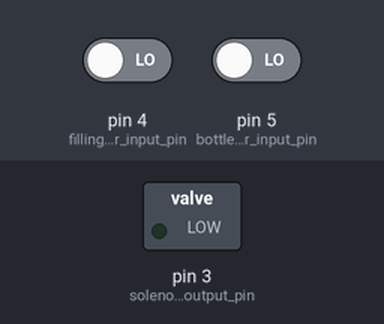
Bench run of a program on a simulated Arduino Uno, built with avr-gcc and run on an emulated ATmega328P. On the bench: switched loads named in the program (green lamp = pin HIGH). The inputs (shaded band) are chosen by the test bench; at power-on: pin 5 (bottle_sensor_input_pin) LOW, pin 4 (filling_level_sensor_input_pin) LOW.

Above: at 1.2 s.
1.3 s: pin 5 (bottle_sensor_input_pin) driven HIGH
At 3.0 s:
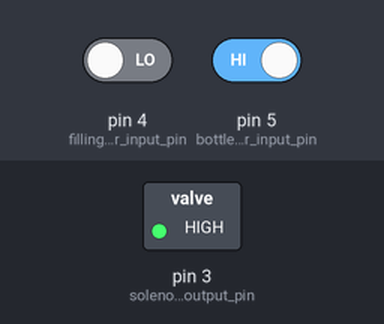
3.8 s: pin 4 (filling_level_sensor_input_pin) driven HIGH
At 4.1 s:
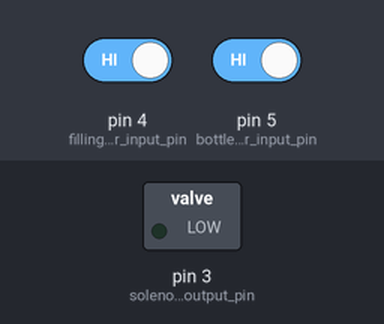
Timing chart, 0 to 6.8 s (numbered marks = the images above; inputs shaded):
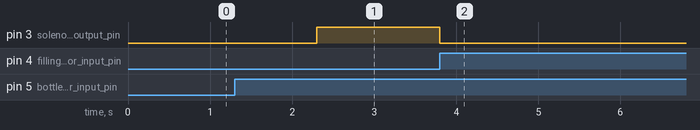

Measured:
- after the input at 1.3 s, pin 3 (solenoid_value_output_pin): LOW → HIGH after 1.0 s
- after the input at 3.8 s, pin 3 (solenoid_value_output_pin): HIGH → LOW at once

The program:

main.cpp
```cpp
#include <Arduino.h>
#include <state.h>
#include <state_machine.h>
#include "digital_io_pins.h"

state state;
state_machine state_machine;
digital_io_pins digital_io_pins;

void setup() {
    state = IDLE;
    digital_io_pins.initialize_output_pin_to_low(digital_io_pins.solenoid_value_output_pin);
    digital_io_pins.initialize_input_pin_to_low(digital_io_pins.filling_level_sensor_input_pin);
    digital_io_pins.initialize_input_pin_to_low(digital_io_pins.bottle_sensor_input_pin);
}

void loop() {
    state = state_machine.run(state);
}
```

state.h
```cpp
#ifndef FILLING_MACHINE_STATE_H
#define FILLING_MACHINE_STATE_H


enum state {
    IDLE,
    FILLING,
    FILLED
};


#endif
```

state_machine.cpp
```cpp
#include <Arduino.h>
#include "state_machine.h"

state state_machine::run(state state) {
    switch (state) {
        case IDLE:
            if (digitalRead(digital_io_pins::bottle_sensor_input_pin) == HIGH &&
                digitalRead(digital_io_pins::filling_level_sensor_input_pin) == HIGH)
            {
                return FILLED;
            }
            if (digitalRead(digital_io_pins::bottle_sensor_input_pin) == HIGH)
            {
                delay(1000);
                return FILLING;
            }
            return IDLE;
        case FILLING:
            digitalWrite(digital_io_pins::solenoid_value_output_pin, HIGH);
            if (digitalRead(digital_io_pins::filling_level_sensor_input_pin) == HIGH)
            {
                return FILLED;
            }
            if (digitalRead(digital_io_pins::bottle_sensor_input_pin) == LOW)
            {
                return IDLE;
            }
            return FILLING;
        case FILLED:
            digitalWrite(digital_io_pins::solenoid_value_output_pin, LOW);
            if (digitalRead(digital_io_pins::bottle_sensor_input_pin) == LOW &&
                digitalRead(digital_io_pins::filling_level_sensor_input_pin) == LOW)
            {
                delay(1000);
                return IDLE;
            }
            return FILLED;
        default:
            return IDLE;
    }
}
```

state_machine.h
```cpp
#include <state.h>
#include "digital_io_pins.h"

#ifndef FILLING_MACHINE_STATEMACHINE_H
#define FILLING_MACHINE_STATEMACHINE_H


class state_machine {
public:
    static state run(state state);
};


#endif
```

digital_io_pins.cpp
```cpp
#include "digital_io_pins.h"

void digital_io_pins::initialize_input_pin_to_low(int pin) {
    pinMode(pin, INPUT);
    digitalWrite(pin, LOW);
}

void digital_io_pins::initialize_output_pin_to_low(int pin) {
    pinMode(pin, OUTPUT);
    digitalWrite(pin, LOW);
}
```

digital_io_pins.h
```cpp
#include <Arduino.h>
#ifndef FILLING_MACHINE_DIGITAL_IO_PINS_H
#define FILLING_MACHINE_DIGITAL_IO_PINS_H


class digital_io_pins {

public:
    static const int solenoid_value_output_pin = 3;
    static const int filling_level_sensor_input_pin = 4;
    static const int bottle_sensor_input_pin = 5;
    void initialize_input_pin_to_low(int pin);
    void initialize_output_pin_to_low(int pin);
};


#endif
```
